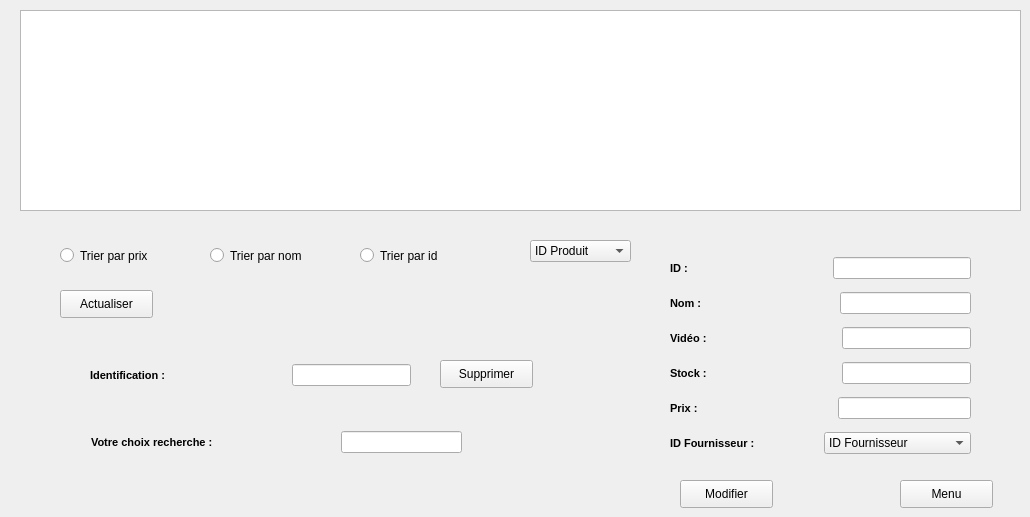
           <widget class="QWidget" name="Gestion">
            <attribute name="title">
             <string>Gestion des produits</string>
            </attribute>
            <widget class="QTableView" name="tab_produit">
             <property name="geometry">
              <rect>
               <x>20</x>
               <y>10</y>
               <width>1001</width>
               <height>201</height>
              </rect>
             </property>
            </widget>
            <widget class="QPushButton" name="read">
             <property name="geometry">
              <rect>
               <x>60</x>
               <y>290</y>
               <width>93</width>
               <height>28</height>
              </rect>
             </property>
             <property name="text">
              <string>Actualiser</string>
             </property>
            </widget>
            <widget class="QPushButton" name="pushButton_delete">
             <property name="geometry">
              <rect>
               <x>440</x>
               <y>360</y>
               <width>93</width>
               <height>28</height>
              </rect>
             </property>
             <property name="text">
              <string>Supprimer</string>
             </property>
            </widget>
            <widget class="QPushButton" name="pushButton_2">
             <property name="geometry">
              <rect>
               <x>680</x>
               <y>480</y>
               <width>93</width>
               <height>28</height>
              </rect>
             </property>
             <property name="text">
              <string>Modifier</string>
             </property>
            </widget>
            <widget class="QComboBox" name="comboBox_5">
             <property name="geometry">
              <rect>
               <x>530</x>
               <y>240</y>
               <width>101</width>
               <height>22</height>
              </rect>
             </property>
             <item>
              <property name="text">
               <string>ID Produit</string>
              </property>
             </item>
            </widget>
            <widget class="QRadioButton" name="radioButton">
             <property name="geometry">
              <rect>
               <x>360</x>
               <y>240</y>
               <width>141</width>
               <height>31</height>
              </rect>
             </property>
             <property name="text">
              <string>Trier par id</string>
             </property>
            </widget>
            <widget class="QRadioButton" name="radioButton_2">
             <property name="geometry">
              <rect>
               <x>210</x>
               <y>240</y>
               <width>141</width>
               <height>31</height>
              </rect>
             </property>
             <property name="text">
              <string>Trier par nom</string>
             </property>
            </widget>
            <widget class="QRadioButton" name="radioButton_3">
             <property name="geometry">
              <rect>
               <x>60</x>
               <y>240</y>
               <width>141</width>
               <height>31</height>
              </rect>
             </property>
             <property name="text">
              <string>Trier par prix</string>
             </property>
            </widget>
            <widget class="QPushButton" name="homeButton_6">
             <property name="geometry">
              <rect>
               <x>900</x>
               <y>480</y>
               <width>93</width>
               <height>28</height>
              </rect>
             </property>
             <property name="text">
              <string>Menu</string>
             </property>
            </widget>
            <widget class="QWidget" name="layoutWidget">
             <property name="geometry">
              <rect>
               <x>90</x>
               <y>360</y>
               <width>321</width>
               <height>31</height>
              </rect>
             </property>
             <layout class="QHBoxLayout" name="horizontalLayout_9">
              <item>
               <widget class="QLabel" name="label_26">
                <property name="font">
                 <font>
                  <pointsize>8</pointsize>
                  <weight>75</weight>
                  <bold>true</bold>
                 </font>
                </property>
                <property name="styleSheet">
                 <string notr="true">color: black;</string>
                </property>
                <property name="text">
                 <string>Identification :</string>
                </property>
               </widget>
              </item>
              <item>
               <spacer name="horizontalSpacer_2">
                <property name="orientation">
                 <enum>Qt::Horizontal</enum>
                </property>
                <property name="sizeHint" stdset="0">
                 <size>
                  <width>40</width>
                  <height>20</height>
                 </size>
                </property>
               </spacer>
              </item>
              <item>
               <widget class="QLineEdit" name="lineEdit_del">
                <property name="styleSheet">
                 <string notr="true">/*QLineEdit{
border: 2px solid rgb(37,39,48);
border -radius: 20px;
color: #FFF;
padding -left: 20px;
padding -right: 20px;
background-color:rgb(34,36,44);
}
QLineEdit:hover{
border: 2px solid rgb(48,50,62);
}
QLineEdit:focus{
border: 2px solid rgb(85,170,255);
background-color: rgb(43,45,56);
}</string>
                </property>
               </widget>
              </item>
             </layout>
            </widget>
            <widget class="QWidget" name="layoutWidget">
             <property name="geometry">
              <rect>
               <x>670</x>
               <y>250</y>
               <width>301</width>
               <height>211</height>
              </rect>
             </property>
             <layout class="QVBoxLayout" name="verticalLayout_2">
              <item>
               <layout class="QHBoxLayout" name="horizontalLayout_11">
                <item>
                 <widget class="QLabel" name="label_27">
                  <property name="font">
                   <font>
                    <pointsize>8</pointsize>
                    <weight>75</weight>
                    <bold>true</bold>
                   </font>
                  </property>
                  <property name="styleSheet">
                   <string notr="true">color: black;</string>
                  </property>
                  <property name="text">
                   <string>ID :</string>
                  </property>
                 </widget>
                </item>
                <item>
                 <spacer name="horizontalSpacer_4">
                  <property name="orientation">
                   <enum>Qt::Horizontal</enum>
                  </property>
                  <property name="sizeHint" stdset="0">
                   <size>
                    <width>40</width>
                    <height>20</height>
                   </size>
                  </property>
                 </spacer>
                </item>
                <item>
                 <widget class="QLineEdit" name="update_id">
                  <property name="styleSheet">
                   <string notr="true">/*QLineEdit{
border: 2px solid rgb(37,39,48);
border -radius: 20px;
color: #FFF;
padding -left: 20px;
padding -right: 20px;
background-color:rgb(34,36,44);
}
QLineEdit:hover{
border: 2px solid rgb(48,50,62);
}
QLineEdit:focus{
border: 2px solid rgb(85,170,255);
background-color: rgb(43,45,56);
}</string>
                  </property>
                 </widget>
                </item>
               </layout>
              </item>
              <item>
               <layout class="QHBoxLayout" name="horizontalLayout_12">
                <item>
                 <widget class="QLabel" name="label_30">
                  <property name="font">
                   <font>
                    <pointsize>8</pointsize>
                    <weight>75</weight>
                    <bold>true</bold>
                   </font>
                  </property>
                  <property name="styleSheet">
                   <string notr="true">color: black;</string>
                  </property>
                  <property name="text">
                   <string>Nom :</string>
                  </property>
                 </widget>
                </item>
                <item>
                 <spacer name="horizontalSpacer_5">
                  <property name="orientation">
                   <enum>Qt::Horizontal</enum>
                  </property>
                  <property name="sizeHint" stdset="0">
                   <size>
                    <width>40</width>
                    <height>20</height>
                   </size>
                  </property>
                 </spacer>
                </item>
                <item>
                 <widget class="QLineEdit" name="update_nom">
                  <property name="styleSheet">
                   <string notr="true">/*QLineEdit{
border: 2px solid rgb(37,39,48);
border -radius: 20px;
color: #FFF;
padding -left: 20px;
padding -right: 20px;
background-color:rgb(34,36,44);
}
QLineEdit:hover{
border: 2px solid rgb(48,50,62);
}
QLineEdit:focus{
border: 2px solid rgb(85,170,255);
background-color: rgb(43,45,56);
}</string>
                  </property>
                 </widget>
                </item>
               </layout>
              </item>
              <item>
               <layout class="QHBoxLayout" name="horizontalLayout_15">
                <item>
                 <widget class="QLabel" name="label_31">
                  <property name="font">
                   <font>
                    <pointsize>8</pointsize>
                    <weight>75</weight>
                    <bold>true</bold>
                   </font>
                  </property>
                  <property name="styleSheet">
                   <string notr="true">color: black;</string>
                  </property>
                  <property name="text">
                   <string>Vidéo :</string>
                  </property>
                 </widget>
                </item>
                <item>
                 <spacer name="horizontalSpacer_6">
                  <property name="orientation">
                   <enum>Qt::Horizontal</enum>
                  </property>
                  <property name="sizeHint" stdset="0">
                   <size>
                    <width>40</width>
                    <height>20</height>
                   </size>
                  </property>
                 </spacer>
                </item>
                <item>
                 <widget class="QLineEdit" name="update_video">
                  <property name="styleSheet">
                   <string notr="true">/*QLineEdit{
border: 2px solid rgb(37,39,48);
border -radius: 20px;
color: #FFF;
padding -left: 20px;
padding -right: 20px;
background-color:rgb(34,36,44);
}
QLineEdit:hover{
border: 2px solid rgb(48,50,62);
}
QLineEdit:focus{
border: 2px solid rgb(85,170,255);
background-color: rgb(43,45,56);
}*/</string>
                  </property>
                 </widget>
                </item>
               </layout>
              </item>
              <item>
               <layout class="QHBoxLayout" name="horizontalLayout_16">
                <item>
                 <widget class="QLabel" name="label_28">
                  <property name="font">
                   <font>
                    <pointsize>8</pointsize>
                    <weight>75</weight>
                    <bold>true</bold>
                   </font>
                  </property>
                  <property name="styleSheet">
                   <string notr="true">color: black;</string>
                  </property>
                  <property name="text">
                   <string>Stock :</string>
                  </property>
                 </widget>
                </item>
                <item>
                 <spacer name="horizontalSpacer_7">
                  <property name="orientation">
                   <enum>Qt::Horizontal</enum>
                  </property>
                  <property name="sizeHint" stdset="0">
                   <size>
                    <width>40</width>
                    <height>20</height>
                   </size>
                  </property>
                 </spacer>
                </item>
                <item>
                 <widget class="QLineEdit" name="update_stock">
                  <property name="styleSheet">
                   <string notr="true">/*QLineEdit{
border: 2px solid rgb(37,39,48);
border -radius: 20px;
color: #FFF;
padding -left: 20px;
padding -right: 20px;
background-color:rgb(34,36,44);
}
QLineEdit:hover{
border: 2px solid rgb(48,50,62);
}
QLineEdit:focus{
border: 2px solid rgb(85,170,255);
background-color: rgb(43,45,56);
}</string>
                  </property>
                 </widget>
                </item>
               </layout>
              </item>
              <item>
               <layout class="QHBoxLayout" name="horizontalLayout_21">
                <item>
                 <widget class="QLabel" name="label_29">
                  <property name="font">
                   <font>
                    <pointsize>8</pointsize>
                    <weight>75</weight>
                    <bold>true</bold>
                   </font>
                  </property>
                  <property name="styleSheet">
                   <string notr="true">color:black;</string>
                  </property>
                  <property name="text">
                   <string>Prix :</string>
                  </property>
                 </widget>
                </item>
                <item>
                 <spacer name="horizontalSpacer_8">
                  <property name="orientation">
                   <enum>Qt::Horizontal</enum>
                  </property>
                  <property name="sizeHint" stdset="0">
                   <size>
                    <width>40</width>
                    <height>20</height>
                   </size>
                  </property>
                 </spacer>
                </item>
                <item>
                 <widget class="QLineEdit" name="update_prix">
                  <property name="styleSheet">
                   <string notr="true">/*QLineEdit{
border: 2px solid rgb(37,39,48);
border -radius: 20px;
color: #FFF;
padding -left: 20px;
padding -right: 20px;
background-color:rgb(34,36,44);
}
QLineEdit:hover{
border: 2px solid rgb(48,50,62);
}
QLineEdit:focus{
border: 2px solid rgb(85,170,255);
background-color: rgb(43,45,56);
}*/</string>
                  </property>
                 </widget>
                </item>
               </layout>
              </item>
              <item>
               <layout class="QHBoxLayout" name="horizontalLayout_22">
                <item>
                 <widget class="QLabel" name="label_32">
                  <property name="font">
                   <font>
                    <pointsize>8</pointsize>
                    <weight>75</weight>
                    <bold>true</bold>
                   </font>
                  </property>
                  <property name="styleSheet">
                   <string notr="true">color:black;</string>
                  </property>
                  <property name="text">
                   <string>ID Fournisseur :</string>
                  </property>
                 </widget>
                </item>
                <item>
                 <widget class="QComboBox" name="comboBox_6">
                  <item>
                   <property name="text">
                    <string>ID Fournisseur</string>
                   </property>
                  </item>
                 </widget>
                </item>
               </layout>
              </item>
             </layout>
            </widget>
            <widget class="QWidget" name="">
             <property name="geometry">
              <rect>
               <x>91</x>
               <y>430</y>
               <width>371</width>
               <height>24</height>
              </rect>
             </property>
             <layout class="QHBoxLayout" name="horizontalLayout_10">
              <item>
               <widget class="QLabel" name="label_42">
                <property name="font">
                 <font>
                  <pointsize>8</pointsize>
                  <weight>75</weight>
                  <bold>true</bold>
                 </font>
                </property>
                <property name="text">
                 <string>Votre choix recherche :</string>
                </property>
               </widget>
              </item>
              <item>
               <spacer name="horizontalSpacer_3">
                <property name="orientation">
                 <enum>Qt::Horizontal</enum>
                </property>
                <property name="sizeHint" stdset="0">
                 <size>
                  <width>40</width>
                  <height>20</height>
                 </size>
                </property>
               </spacer>
              </item>
              <item>
               <widget class="QLineEdit" name="recherche_par_reference_3"/>
              </item>
             </layout>
            </widget>
            <zorder>layoutWidget</zorder>
            <zorder>layoutWidget</zorder>
            <zorder>layoutWidget</zorder>
            <zorder>comboBox_5</zorder>
            <zorder>tab_produit</zorder>
            <zorder>read</zorder>
            <zorder>pushButton_delete</zorder>
            <zorder>pushButton_2</zorder>
            <zorder>radioButton</zorder>
            <zorder>radioButton_2</zorder>
            <zorder>radioButton_3</zorder>
            <zorder>homeButton_6</zorder>
            <zorder>recherche_par_reference_3</zorder>
           </widget>
